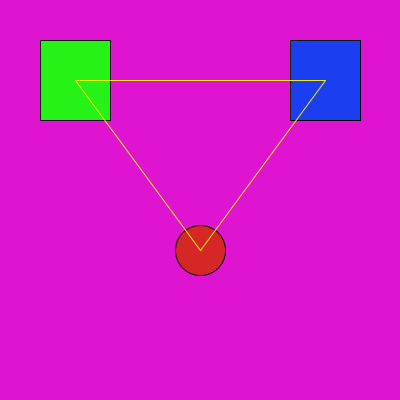
Frame 1 (no input)
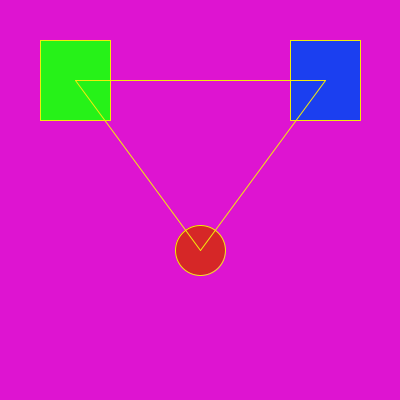
Frame 60 (the mouse pressed at the canvas centre just before this capture)
Frame 120 (the mouse held since frame 60 and released just before this capture): identical to frame 60, image omitted

The Processing sketch that drew these frames (run headless with seeded random() and noise(); from frame 60 on, the mouse is pressed at the canvas centre):

// Processing sketch: sketch_161028a
// ── sketch_161028a.pde
void setup() {
  size(400, 400);
}
void draw() {
  background(#DE14D1);
  fill(#D62727);
  ellipse(200, 250, 50, 50);
  fill(#26F218);
  rect(40, 40, 70, 80);
  fill(#1B3FF0);
  rect(290, 40, 70, 80); 
  stroke(#F2EB0C);
  line(75, 80, 325, 80);
  line(75, 80, 200, 250);
  line(325, 80, 200, 250);
  print("Red = ",red(get(mouseX,mouseY)));
  print(" Green = ",green(get(mouseX,mouseY)));
  println(" Blue = ",blue(get(mouseX,mouseY)));
}
